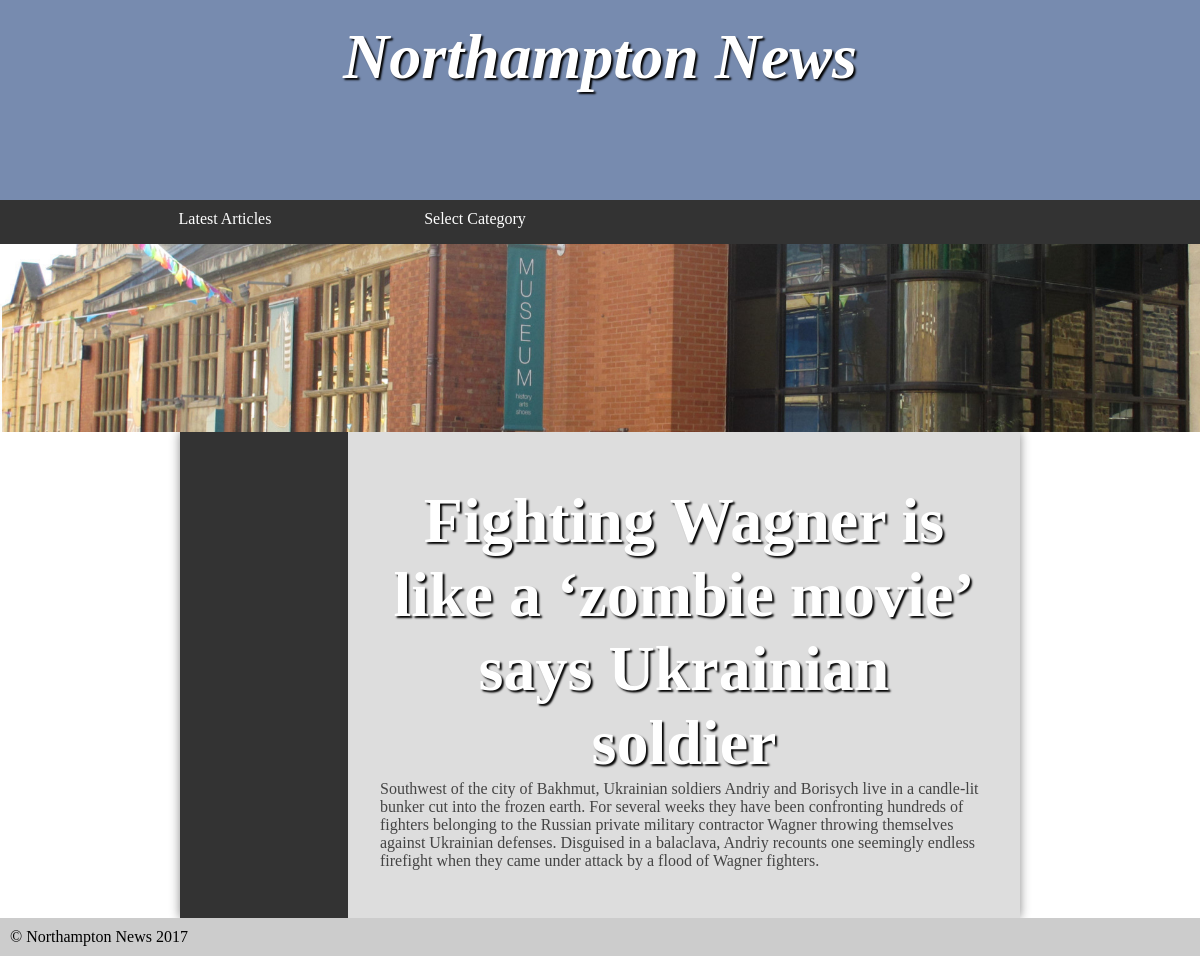
Screenshot of /assignment/articlePage.php?categoryId=1 with the database file from the repository.
### tables this page shows
CREATE TABLE `article` (
  `title` varchar(190) NOT NULL,
  `content` varchar(700) NOT NULL,
  `categoryId` int NOT NULL,
  `publishDate` date NOT NULL
);

### assignment/articlePage.php (the view, shortened to what this page needs)
<?php
require 'connection.php';
$articleId = $_GET['categoryId'];
$articleSql = "SELECT * FROM article WHERE categoryId = :id";
$articleStmt = $connects->prepare($articleSql);
$articleStmt->execute(array(':id' => $articleId));
$article = $articleStmt->fetch();
?>
<!DOCTYPE html>
<html>
	<head>
		<link rel="stylesheet" href="styles.css"/>
	</head>
	<body>
		<header>
			<section>
				<h1>Northampton News</h1>
			</section>
		</header>
		<nav>
			<ul>
				<li><a href="index.php">Latest Articles</a></li>
				<li><a href="#">Select Category</a>
</li>
			</ul>
		</nav>
		<img src="images/banners/1.jpg">
		<main>
			<nav>
			</nav>
			<article>
				<h1><?php echo $article['title']; ?></h1>
				<p><?php echo $article['content']; ?></p>
			</article>
		</main>
		<footer>
			&copy; Northampton News 2017
		</footer>
	</body>
</html>

### assignment/styles.css (style rules this page uses)
* { margin: 0; padding: 0; }
html { font-family: 'Oxygen-Regular', times, verdana, sans-serif; }
body { background-color: #fff; }
header { background-color: #778baf ; color: white; height: 200px; }
nav { width: 100%; background-color: #333; overflow: auto; }
nav ul { width: 1000px; margin: auto; display: block; list-style-type: none; }
nav ul li { width: 25%; float: left; overflow: auto; text-align: center; }
nav a { color: white; padding-top: 10px; display: block; text-decoration: none; }
header section { display: block; }
header h1 { font-weight: bold; font-style: italic; }
h1 { font-size:4em; color: white; text-align: center; padding-top: 20px; text-shadow: 2px 2px 2px #000; }
main { min-height: 50vh; background-color: #ddd; width: 70vw; display: block; margin: auto; box-shadow: 0px 0px 10px #888; color:#444; }
p, li, h2 { margin-bottom: 1em; }
footer { background-color: #ccc; padding: 10px; }
ul { margin-left: 2em; }
body > img { display: block; width: 100%; }
main { display: table; }
main > article { display: table-cell; padding: 2em; }
main > nav { display: table-cell; width: 20%; padding: 2em; }

### rows the page displays
article: title "Fighting Wagner is like a ‘zombie movie’ says Ukrainian soldier", content "Southwest of the city of Bakhmut, Ukrainian soldiers Andriy and Borisych live in a candle-lit bunker cut into the frozen earth. For several weeks they have been confronting hundreds of fighters belonging to the Russian private military contractor Wagner throwing themselves against Ukrainian defenses. Disguised in a balaclava, Andriy recounts one seemingly endless firefight when they came under attack by a flood of Wagner fighters."
